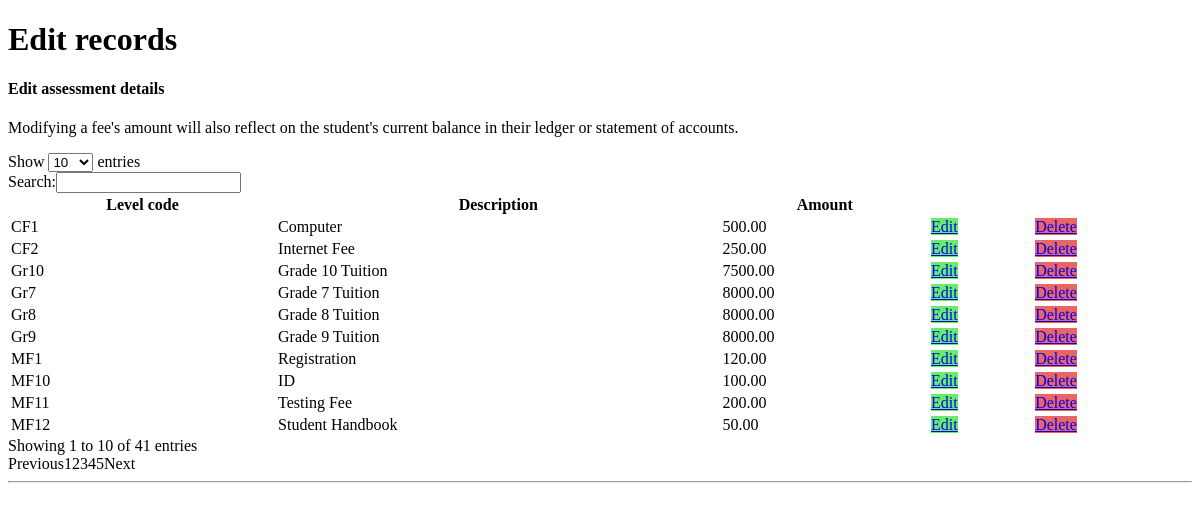
The page /editrecords_assessment.php on the database as committed earlier.
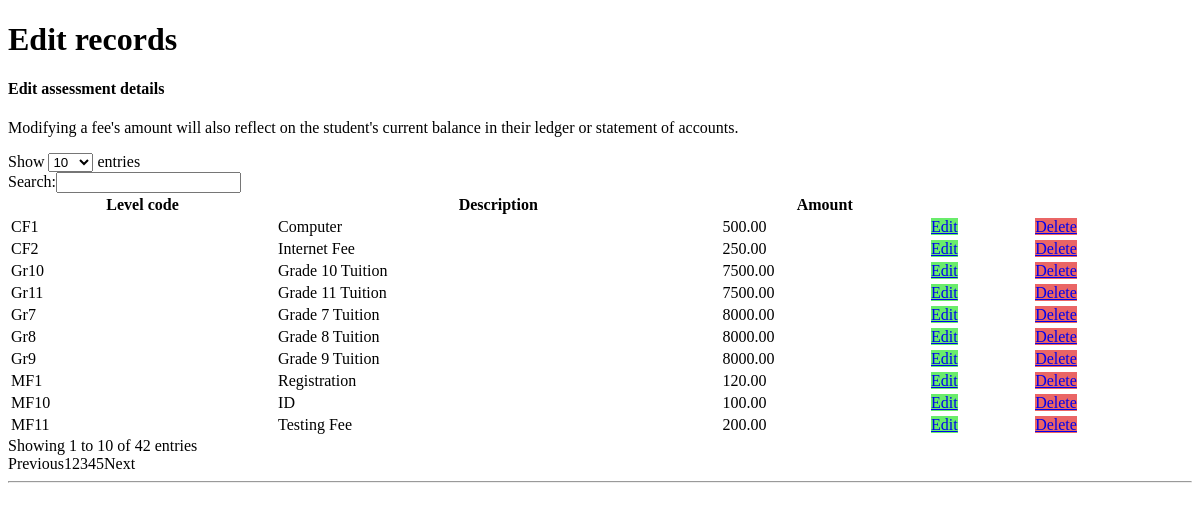
The same page on the database as committed later.
### tables this page shows
CREATE TABLE `fees` (
  `Fee_code` varchar(5) NOT NULL,
  `Description` varchar(100) DEFAULT NULL,
  `Amount` double(10,2) DEFAULT NULL,
  PRIMARY KEY (`Fee_code`)
);

### editrecords_assessment.php (the view, shortened to what this page needs)
<!DOCTYPE html>
<html lang="en">
<head>
</head>
<body>
    <div id="page-wrapper">
        <div class="row">
            <div class="col-lg-12">
                <h1 class="page-header">Edit records</h1>
            </div>
        </div>
        <div class="row">
            <div class="col-lg-12">
                <div class="panel panel-default">
                    <div class="panel-heading">
                      <h4>Edit assessment details</h4>
                      <p>Modifying a fee's amount will also reflect on the student's current balance in their ledger or statement of accounts.</p>
                    </div>
                    <div class="panel-body">
                        <table width="100%" class="table table-striped table-bordered table-hover" id="dataTables-example">
                            <thead>
                                <tr>
                                    <th>Level code</th>
                                    <th>Description</th>
                                    <th>Amount</th>
                                    <th></th>
                                    <th></th>
                                </tr>
                            </thead>
                            <tbody>
              <?php
                $cn   = new connection();
                $conn = $cn->connectDB($_SESSION['database']);
						$query = 'SELECT * FROM fees';
						$result = mysqli_query($conn, $query) or die('Error: ' .mysqli_error($conn));
						while($row = mysqli_fetch_row($result))
						{
					?>
                                    <tr>
                                        <td>
                                            <?php echo $row[0]; ?>
                                        </td>
                                        <td>
                                            <?php echo $row[1]; ?>
                                        </td>
                                        <td>
                                            <?php echo $row[2]; ?>
                                        </td>
                                        <td>
                                            <a href='edit_assessment.php?feecode=<?php echo $row[0]; ?>' class='btn btn-default' style='background-color: #69EC6B;'> Edit </a>
                                        </td>
                                        <td>
                                            <a href='delete_assessment.php?feecode=<?php echo $row[0]; ?>' class='btn btn-default'  style='background-color: #EA6565;' onclick="return confirm('Are you sure you want to delete this record?');"> Delete </a>
                                        </td>
                                    </tr>
                                    <?php
						}
					?>
                            </tbody>
                        </table>
                    </div>
                </div>
            </div>
        </div>
    </div>
    <hr>
</body>
</html>

Rows that differ between the two databases and show on the page:
no longer on this page (row unchanged): fees: Fee_code "MF12", Description "Student Handbook", Amount "50.00"
added fees: Fee_code "Gr11", Description "Grade 11 Tuition", Amount "7500.00"
Other text that changed with them:
text written by a page script: "Show entries Search: Showing 1 to 10 of 41 entries Previous 1 2 3 4 5 Next" → "Show entries Search: Showing 1 to 10 of 42 entries Previous 1 2 3 4 5 Next"
